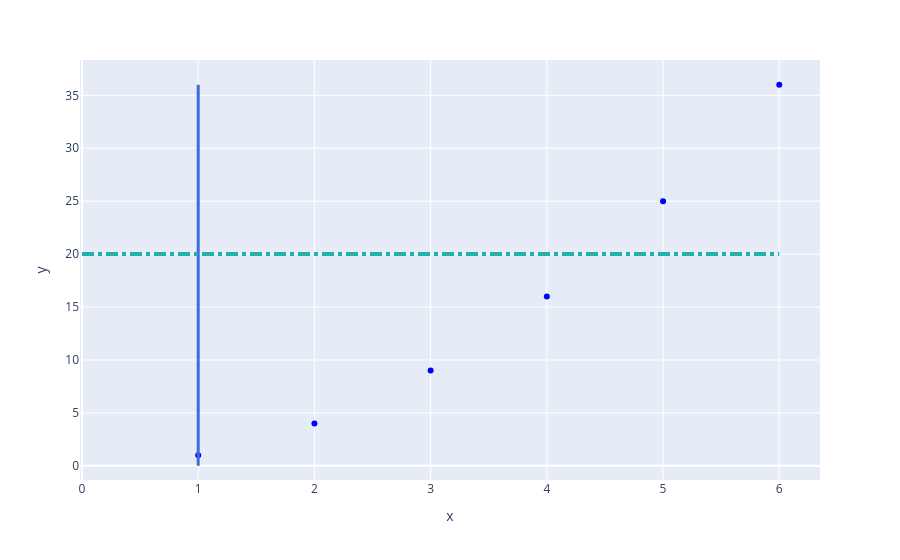

Notebook code for this chart:
### Markdown cell above
+ 绘制横纵坐标的指示线  
这个涉及到[Shapes的概念](https://plotly.com/python/shapes/)

### Code cell
scatter = px.scatter(x=[1,2,3,4,5,6], y=[1,4,9,16,25,36], color_discrete_sequence=['blue'])

scatter.add_shape(
        # Line Vertical
        dict(
            type="line",
            x0=1,y0=0,
            x1=1,y1=36,
            line=dict(
                color="RoyalBlue",
                width=3
            )
))

scatter.add_shape(
        # Line Horizontal
            type="line",
            x0=0,y0=20,
            x1=6,y1=20,
            line=dict(
                color="LightSeaGreen",
                width=4,
                dash="dashdot",
            ),
    )

scatter.show()

### Figure 1 — Plotly figure (JSON) as saved in the notebook; plotly's stock layout.template omitted (floating-point values rounded to 4 significant figures)
{"data": [{"hovertemplate": "x=%{x}<br>y=%{y}<extra></extra>", "legendgroup": "", "marker": {"color": "blue", "symbol": "circle"}, "mode": "markers", "name": "", "orientation": "v", "showlegend": false, "type": "scatter", "x": [1, 2, 3, 4, 5, 6], "xaxis": "x", "y": [1, 4, 9, 16, 25, 36], "yaxis": "y"}], "layout": {"autosize": true, "legend": {"tracegroupgap": 0}, "margin": {"t": 60}, "shapes": [{"line": {"color": "RoyalBlue", "width": 3}, "type": "line", "x0": 1, "x1": 1, "y0": 0, "y1": 36}, {"line": {"color": "LightSeaGreen", "dash": "dashdot", "width": 4}, "type": "line", "x0": 0, "x1": 6, "y0": 20, "y1": 20}], "xaxis": {"anchor": "y", "autorange": true, "domain": [0, 1], "range": [-0.01613, 6.348], "title": {"text": "x"}, "type": "linear"}, "yaxis": {"anchor": "x", "autorange": true, "domain": [0, 1], "range": [-1.482, 38.48], "title": {"text": "y"}, "type": "linear"}}}
